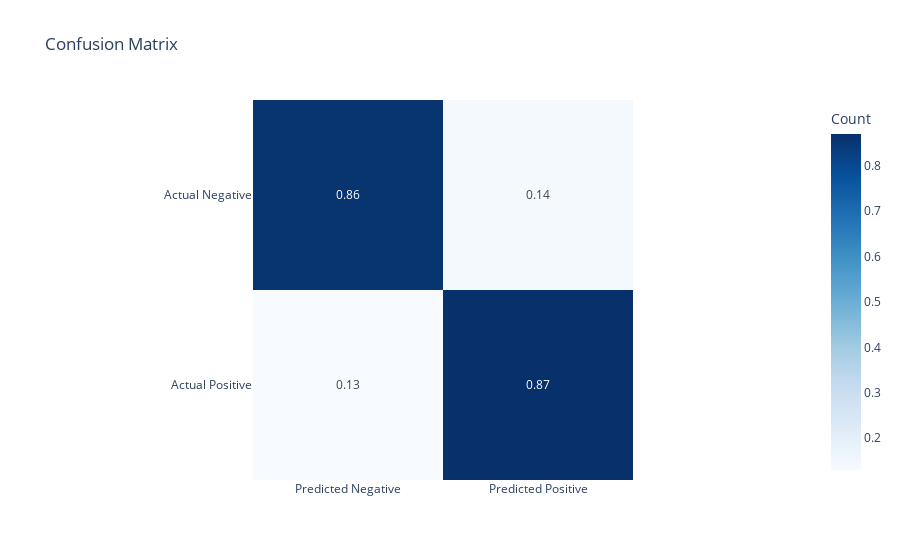

Notebook cell for this chart:
### Code cell
px.imshow(
    cm_normd_df, text_auto=True  # Automatically adds text annotations
    , color_continuous_scale='Blues'
    , labels=dict(
        color="Count")
    , title="Confusion Matrix")

### Figure 1 — Plotly figure (JSON) as saved in the notebook; plotly's stock layout.template omitted (floating-point values rounded to 4 significant figures)
{"data": [{"coloraxis": "coloraxis", "hovertemplate": "x: %{x}<br>y: %{y}<br>Count: %{z}<extra></extra>", "name": "0", "texttemplate": "%{z}", "type": "heatmap", "x": ["Predicted Negative", "Predicted Positive"], "xaxis": "x", "y": ["Actual Negative", "Actual Positive"], "yaxis": "y", "z": [[0.86, 0.14], [0.13, 0.87]]}], "layout": {"coloraxis": {"colorbar": {"title": {"text": "Count"}}, "colorscale": [[0, "rgb(247,251,255)"], [0.125, "rgb(222,235,247)"], [0.25, "rgb(198,219,239)"], [0.375, "rgb(158,202,225)"], [0.5, "rgb(107,174,214)"], [0.625, "rgb(66,146,198)"], [0.75, "rgb(33,113,181)"], [0.875, "rgb(8,81,156)"], [1, "rgb(8,48,107)"]]}, "title": {"text": "Confusion Matrix"}, "xaxis": {"anchor": "y", "constrain": "domain", "domain": [0, 1], "scaleanchor": "y"}, "yaxis": {"anchor": "x", "autorange": "reversed", "constrain": "domain", "domain": [0, 1]}}}
